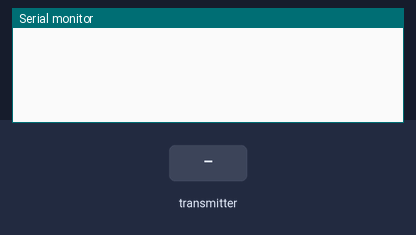
Bench run of a sketch on a simulated Arduino Uno, built with avr-gcc and run on an emulated ATmega328P. Shown: the last lines printed to the serial monitor. The test bench sets the inputs (shaded band). No radio packets arrive unless stated.

Above: at 1.2 s.
1.3 s: the transmitter starts sending roomName = 0
At 2.4 s:
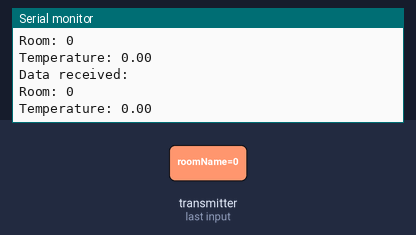
2.8 s: the transmitter starts sending temperature = 0
5.8 s: the transmitter starts sending temperature = 25
At 6.9 s:
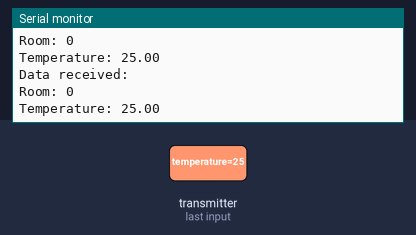
8.8 s: the transmitter starts sending roomName = 1
11.8 s: the transmitter starts sending temperature = 100
At 12.5 s:
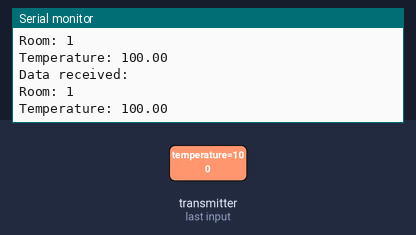
17.8 s: the transmitter starts sending temperature = 100
Timing chart, 0 to 20.8 s (numbered marks = the images above; inputs shaded):
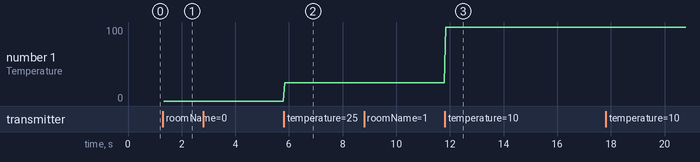

The sketch:

receiver.ino
```cpp
#include <SPI.h>
#include <nRF24L01.h>
#include <RF24.h>

const int pinCE = 2;
const int pinCSN = 15;

const byte address[6] = "00001";
RF24 radio(pinCE, pinCSN);
// Define the same structure to receive the data
struct DataPacket {
  char roomName[32];
  float temperature;
};

void setup() {
  Serial.begin(9600);

  if (!radio.begin()) {
    Serial.println("Radio hardware is not responding!");
    while (1) {}
  }

  radio.openReadingPipe(0, address); // Open a reading pipe
  radio.setPALevel(RF24_PA_LOW);
  radio.startListening(); // Set the module to receiver mode
}

void loop() {
  if (radio.available()) {
    DataPacket receivedData;
    radio.read(&receivedData, sizeof(receivedData));

    Serial.println("Data received:");
    Serial.print("Room: ");
    Serial.println(receivedData.roomName);
    Serial.print("Temperature: ");
    Serial.println(receivedData.temperature);
  }
}
```

Measured:
- after the input at 1.3 s, the serial monitor: prints a new line at once (image 1)
- after the input at 5.8 s, the serial monitor: prints a new line at once (image 2)
- after the input at 11.8 s, the serial monitor: prints a new line at once (image 3)
- plotted number 1: 0 → 25 after the input at 5.8 s, 25 → 100 after the input at 11.8 s
